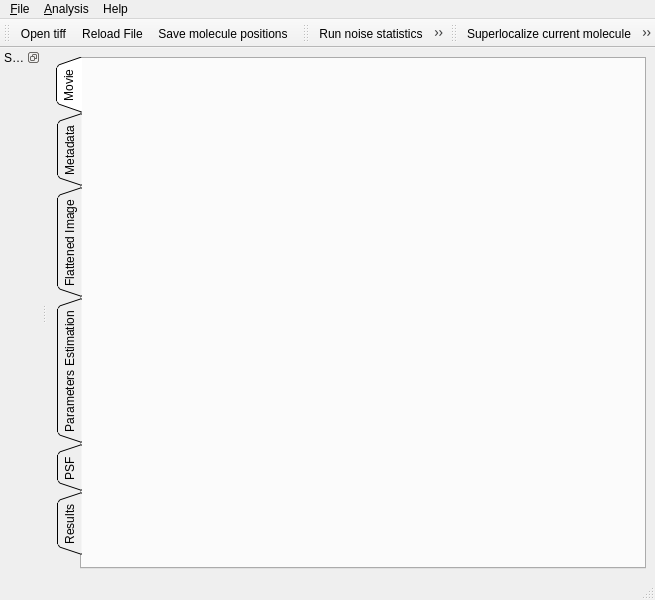
<?xml version="1.0" encoding="UTF-8"?>
<ui version="4.0">
 <class>MainWindow</class>
 <widget class="QMainWindow" name="MainWindow">
  <property name="geometry">
   <rect>
    <x>0</x>
    <y>0</y>
    <width>655</width>
    <height>600</height>
   </rect>
  </property>
  <property name="windowTitle">
   <string>MainWindow</string>
  </property>
  <widget class="QWidget" name="centralwidget">
   <layout class="QHBoxLayout" name="horizontalLayout">
    <item>
     <widget class="QTabWidget" name="tabWidget">
      <property name="sizePolicy">
       <sizepolicy hsizetype="Expanding" vsizetype="Preferred">
        <horstretch>0</horstretch>
        <verstretch>0</verstretch>
       </sizepolicy>
      </property>
      <property name="tabPosition">
       <enum>QTabWidget::TabPosition::West</enum>
      </property>
      <property name="tabShape">
       <enum>QTabWidget::TabShape::Triangular</enum>
      </property>
      <property name="currentIndex">
       <number>0</number>
      </property>
      <widget class="QWidget" name="movieTab">
       <attribute name="title">
        <string>Movie</string>
       </attribute>
       <layout class="QVBoxLayout" name="verticalLayout_2">
        <item>
         <widget class="ImageView" name="movie" native="true"/>
        </item>
       </layout>
      </widget>
      <widget class="QWidget" name="metadataTab">
       <attribute name="title">
        <string>Metadata</string>
       </attribute>
       <layout class="QVBoxLayout" name="verticalLayout_3">
        <item>
         <widget class="DataTreeWidget" name="metadata" native="true"/>
        </item>
       </layout>
      </widget>
      <widget class="QWidget" name="flattenedImageTab">
       <attribute name="title">
        <string>Flattened Image</string>
       </attribute>
       <layout class="QVBoxLayout" name="verticalLayout">
        <item>
         <widget class="ImageView" name="flattened_image" native="true"/>
        </item>
       </layout>
      </widget>
      <widget class="QWidget" name="parametersEstimationTab">
       <attribute name="title">
        <string>Parameters Estimation</string>
       </attribute>
       <layout class="QVBoxLayout" name="verticalLayout_4">
        <item>
         <widget class="InteractiveCurvesWidget" name="parameters_estimation" native="true"/>
        </item>
       </layout>
      </widget>
      <widget class="QWidget" name="PSFTab">
       <attribute name="title">
        <string>PSF</string>
       </attribute>
       <layout class="QVBoxLayout" name="verticalLayout_5">
        <item>
         <widget class="ImageView" name="psf_image" native="true"/>
        </item>
        <item>
         <widget class="InteractiveCurvesWidget" name="psf_frequency" native="true"/>
        </item>
       </layout>
      </widget>
      <widget class="QWidget" name="resultsTab">
       <attribute name="title">
        <string>Results</string>
       </attribute>
       <layout class="QVBoxLayout" name="verticalLayout_6">
        <item>
         <widget class="QWidget" name="widget" native="true">
          <property name="sizePolicy">
           <sizepolicy hsizetype="Preferred" vsizetype="Maximum">
            <horstretch>0</horstretch>
            <verstretch>0</verstretch>
           </sizepolicy>
          </property>
          <layout class="QHBoxLayout" name="horizontalLayout_4">
           <item>
            <widget class="QCheckBox" name="showAllMoleculesCheckBox">
             <property name="text">
              <string>Show all molecules</string>
             </property>
             <property name="checked">
              <bool>true</bool>
             </property>
            </widget>
           </item>
          </layout>
         </widget>
        </item>
        <item>
         <widget class="QWidget" name="widget" native="true">
          <layout class="QHBoxLayout" name="horizontalLayout_3">
           <item>
            <widget class="TableWidget" name="resultsTableWidget" native="true">
             <property name="sizePolicy">
              <sizepolicy hsizetype="Preferred" vsizetype="Preferred">
               <horstretch>0</horstretch>
               <verstretch>0</verstretch>
              </sizepolicy>
             </property>
            </widget>
           </item>
           <item>
            <widget class="ImageView" name="resultsImageView" native="true">
             <property name="sizePolicy">
              <sizepolicy hsizetype="Preferred" vsizetype="Preferred">
               <horstretch>0</horstretch>
               <verstretch>0</verstretch>
              </sizepolicy>
             </property>
            </widget>
           </item>
          </layout>
         </widget>
        </item>
        <item>
         <widget class="QWidget" name="widget_3" native="true">
          <layout class="QHBoxLayout" name="horizontalLayout_6">
           <item>
            <widget class="ImageView" name="singleMoleculeImageView" native="true"/>
           </item>
           <item>
            <widget class="InteractiveCurvesWidget" name="singeMoleculeInteractiveCurvesWidget" native="true"/>
           </item>
          </layout>
         </widget>
        </item>
       </layout>
      </widget>
     </widget>
    </item>
   </layout>
  </widget>
  <widget class="QMenuBar" name="menubar">
   <property name="geometry">
    <rect>
     <x>0</x>
     <y>0</y>
     <width>655</width>
     <height>22</height>
    </rect>
   </property>
   <widget class="QMenu" name="menuFile">
    <property name="title">
     <string>&amp;File</string>
    </property>
    <addaction name="actionSelect_tiff"/>
    <addaction name="actionRead_File"/>
    <addaction name="separator"/>
    <addaction name="actionSave_parameter_estimation"/>
    <addaction name="actionSave_molecule_positions"/>
    <addaction name="actionSave_superlocalization"/>
   </widget>
   <widget class="QMenu" name="menu_Analysis">
    <property name="title">
     <string>&amp;Analysis</string>
    </property>
    <addaction name="actionRun_noise_statistics"/>
    <addaction name="actionEstimate_Point_Spread_Function"/>
    <addaction name="actionRun_molecule_detection_algorithm"/>
    <addaction name="separator"/>
    <addaction name="actionSuperlocalize_current_molecule"/>
    <addaction name="actionSuperlocalize_all_molecules"/>
   </widget>
   <widget class="QMenu" name="menuHelp">
    <property name="title">
     <string>Help</string>
    </property>
    <addaction name="actionHelp_Noise_Statistics"/>
    <addaction name="actionHelp_Polygamma_Interpolation"/>
    <addaction name="actionHelp_PSF"/>
    <addaction name="actionHelp_Multithreading"/>
    <addaction name="actionHelp_Algorithm"/>
    <addaction name="actionHelp_Superlocalization"/>
   </widget>
   <addaction name="menuFile"/>
   <addaction name="menu_Analysis"/>
   <addaction name="menuHelp"/>
  </widget>
  <widget class="QStatusBar" name="statusbar"/>
  <widget class="QToolBar" name="toolBar">
   <property name="windowTitle">
    <string>toolBar</string>
   </property>
   <attribute name="toolBarArea">
    <enum>TopToolBarArea</enum>
   </attribute>
   <attribute name="toolBarBreak">
    <bool>false</bool>
   </attribute>
   <addaction name="actionSelect_tiff"/>
   <addaction name="actionRead_File"/>
   <addaction name="actionSave_molecule_positions"/>
  </widget>
  <widget class="QToolBar" name="toolBar_2">
   <property name="windowTitle">
    <string>toolBar_2</string>
   </property>
   <attribute name="toolBarArea">
    <enum>TopToolBarArea</enum>
   </attribute>
   <attribute name="toolBarBreak">
    <bool>false</bool>
   </attribute>
   <addaction name="actionRun_noise_statistics"/>
   <addaction name="actionEstimate_Point_Spread_Function"/>
   <addaction name="actionRun_molecule_detection_algorithm"/>
  </widget>
  <widget class="QToolBar" name="toolBar_3">
   <property name="windowTitle">
    <string>toolBar_3</string>
   </property>
   <attribute name="toolBarArea">
    <enum>TopToolBarArea</enum>
   </attribute>
   <attribute name="toolBarBreak">
    <bool>false</bool>
   </attribute>
   <addaction name="actionSuperlocalize_current_molecule"/>
   <addaction name="actionSuperlocalize_all_molecules"/>
  </widget>
  <widget class="QDockWidget" name="dockWidget">
   <property name="features">
    <set>QDockWidget::DockWidgetFeature::DockWidgetFloatable|QDockWidget::DockWidgetFeature::DockWidgetMovable</set>
   </property>
   <property name="windowTitle">
    <string>Settings</string>
   </property>
   <attribute name="dockWidgetArea">
    <number>1</number>
   </attribute>
   <widget class="QWidget" name="dockWidgetContents">
    <layout class="QHBoxLayout" name="horizontalLayout_5">
     <item>
      <widget class="MoleculeDetectionSettings" name="settings" native="true">
       <property name="sizePolicy">
        <sizepolicy hsizetype="Minimum" vsizetype="Preferred">
         <horstretch>0</horstretch>
         <verstretch>0</verstretch>
        </sizepolicy>
       </property>
      </widget>
     </item>
    </layout>
   </widget>
  </widget>
  <action name="actionSelect_tiff">
   <property name="icon">
    <iconset theme="document-open"/>
   </property>
   <property name="text">
    <string>&amp;Open tiff</string>
   </property>
   <property name="toolTip">
    <string>Open an Andor TIFF file.</string>
   </property>
   <property name="shortcut">
    <string>Ctrl+O</string>
   </property>
   <property name="menuRole">
    <enum>QAction::MenuRole::NoRole</enum>
   </property>
  </action>
  <action name="actionRead_File">
   <property name="icon">
    <iconset theme="emblem-synchronized"/>
   </property>
   <property name="text">
    <string>&amp;Reload File</string>
   </property>
   <property name="toolTip">
    <string>Reload the current file.</string>
   </property>
   <property name="menuRole">
    <enum>QAction::MenuRole::NoRole</enum>
   </property>
  </action>
  <action name="actionRun_noise_statistics">
   <property name="icon">
    <iconset theme="accessories-calculator"/>
   </property>
   <property name="text">
    <string>Run &amp;noise statistics</string>
   </property>
   <property name="toolTip">
    <string>Evaluate the noise statistics</string>
   </property>
   <property name="menuRole">
    <enum>QAction::MenuRole::NoRole</enum>
   </property>
  </action>
  <action name="actionEstimate_Point_Spread_Function">
   <property name="icon">
    <iconset theme="system-search"/>
   </property>
   <property name="text">
    <string>Estimate &amp;Point Spread Function</string>
   </property>
   <property name="toolTip">
    <string>Estimate the PSF from the raw data</string>
   </property>
   <property name="menuRole">
    <enum>QAction::MenuRole::NoRole</enum>
   </property>
  </action>
  <action name="actionRun_molecule_detection_algorithm">
   <property name="icon">
    <iconset theme="media-playback-start"/>
   </property>
   <property name="text">
    <string>&amp;Run molecule detection algorithm</string>
   </property>
   <property name="toolTip">
    <string>Run the molecule detection algorithm</string>
   </property>
   <property name="shortcut">
    <string>Ctrl+R</string>
   </property>
   <property name="menuRole">
    <enum>QAction::MenuRole::NoRole</enum>
   </property>
  </action>
  <action name="actionSuperlocalize_current_molecule">
   <property name="icon">
    <iconset theme="zoom-in"/>
   </property>
   <property name="text">
    <string>&amp;Superlocalize current molecule</string>
   </property>
   <property name="toolTip">
    <string>Superlocalize the currently selected molecule</string>
   </property>
   <property name="menuRole">
    <enum>QAction::MenuRole::NoRole</enum>
   </property>
  </action>
  <action name="actionSuperlocalize_all_molecules">
   <property name="icon">
    <iconset theme="applications-internet"/>
   </property>
   <property name="text">
    <string>Superlocalize &amp;all molecules</string>
   </property>
   <property name="toolTip">
    <string>Superlocalize all detected molecules</string>
   </property>
   <property name="menuRole">
    <enum>QAction::MenuRole::NoRole</enum>
   </property>
  </action>
  <action name="actionSave_parameter_estimation">
   <property name="icon">
    <iconset theme="document-save"/>
   </property>
   <property name="text">
    <string>Save &amp;parameter estimation</string>
   </property>
   <property name="toolTip">
    <string>Save the currently displayed parameters estimation</string>
   </property>
   <property name="menuRole">
    <enum>QAction::MenuRole::NoRole</enum>
   </property>
  </action>
  <action name="actionSave_molecule_positions">
   <property name="icon">
    <iconset theme="document-save"/>
   </property>
   <property name="text">
    <string>&amp;Save molecule positions</string>
   </property>
   <property name="toolTip">
    <string>Save the currently displayed molecule positions</string>
   </property>
   <property name="shortcut">
    <string>Ctrl+S</string>
   </property>
   <property name="menuRole">
    <enum>QAction::MenuRole::NoRole</enum>
   </property>
  </action>
  <action name="actionSave_superlocalization">
   <property name="icon">
    <iconset theme="document-save"/>
   </property>
   <property name="text">
    <string>Save superlocalization</string>
   </property>
   <property name="toolTip">
    <string>Save the currently displayed superlocalization dataset</string>
   </property>
   <property name="menuRole">
    <enum>QAction::MenuRole::NoRole</enum>
   </property>
  </action>
  <action name="actionHelp_Noise_Statistics">
   <property name="icon">
    <iconset theme="help-about"/>
   </property>
   <property name="text">
    <string>Noise Statistics</string>
   </property>
   <property name="toolTip">
    <string>Show help window for noise statistics</string>
   </property>
   <property name="menuRole">
    <enum>QAction::MenuRole::NoRole</enum>
   </property>
  </action>
  <action name="actionHelp_Polygamma_Interpolation">
   <property name="icon">
    <iconset theme="help-about"/>
   </property>
   <property name="text">
    <string>Polygamma interpolation</string>
   </property>
   <property name="toolTip">
    <string>Show help window for polygamma interpolation</string>
   </property>
   <property name="menuRole">
    <enum>QAction::MenuRole::NoRole</enum>
   </property>
  </action>
  <action name="actionHelp_PSF">
   <property name="icon">
    <iconset theme="help-about"/>
   </property>
   <property name="text">
    <string>Point Spread Function</string>
   </property>
   <property name="toolTip">
    <string>Show help window for point spread function</string>
   </property>
   <property name="menuRole">
    <enum>QAction::MenuRole::NoRole</enum>
   </property>
  </action>
  <action name="actionHelp_Multithreading">
   <property name="icon">
    <iconset theme="help-about"/>
   </property>
   <property name="text">
    <string>Multithreading</string>
   </property>
   <property name="toolTip">
    <string>Show help window for multithreading</string>
   </property>
   <property name="menuRole">
    <enum>QAction::MenuRole::NoRole</enum>
   </property>
  </action>
  <action name="actionHelp_Algorithm">
   <property name="icon">
    <iconset theme="help-about"/>
   </property>
   <property name="text">
    <string>Algorithm</string>
   </property>
   <property name="toolTip">
    <string>Show help window for algorithm</string>
   </property>
   <property name="menuRole">
    <enum>QAction::MenuRole::NoRole</enum>
   </property>
  </action>
  <action name="actionHelp_Superlocalization">
   <property name="icon">
    <iconset theme="help-about"/>
   </property>
   <property name="text">
    <string>Superlocalization</string>
   </property>
   <property name="toolTip">
    <string>Show help window for superlocalization</string>
   </property>
   <property name="menuRole">
    <enum>QAction::MenuRole::NoRole</enum>
   </property>
  </action>
 </widget>
 <customwidgets>
  <customwidget>
   <class>MoleculeDetectionSettings</class>
   <extends>QWidget</extends>
   <header>qudi.gui.molecule_localization.molecule_detection_settings</header>
   <container>1</container>
  </customwidget>
  <customwidget>
   <class>InteractiveCurvesWidget</class>
   <extends>QWidget</extends>
   <header>qudi.util.widgets.plotting.interactive_curve</header>
   <container>1</container>
  </customwidget>
  <customwidget>
   <class>ImageView</class>
   <extends>QWidget</extends>
   <header>pyqtgraph </header>
   <container>1</container>
  </customwidget>
  <customwidget>
   <class>DataTreeWidget</class>
   <extends>QWidget</extends>
   <header>pyqtgraph</header>
   <container>1</container>
  </customwidget>
  <customwidget>
   <class>TableWidget</class>
   <extends>QWidget</extends>
   <header>pyqtgraph </header>
   <container>1</container>
  </customwidget>
 </customwidgets>
 <resources/>
 <connections/>
</ui>
